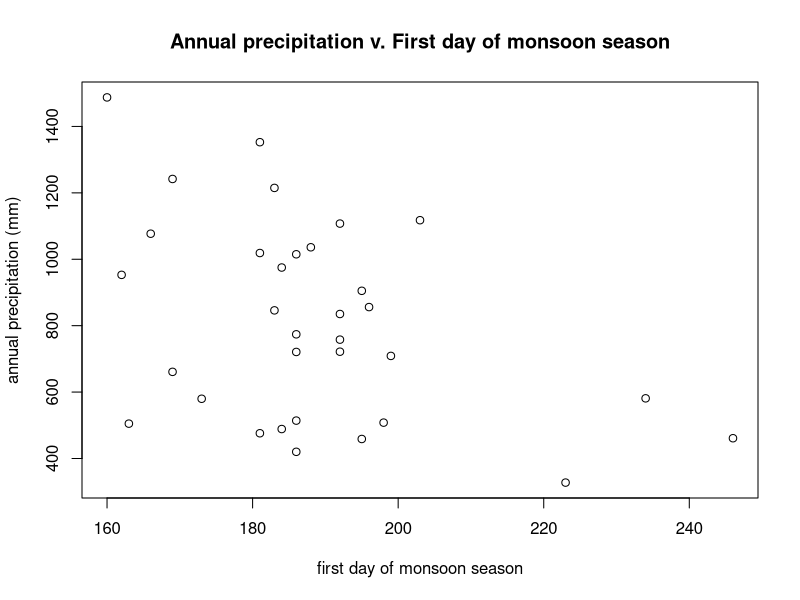
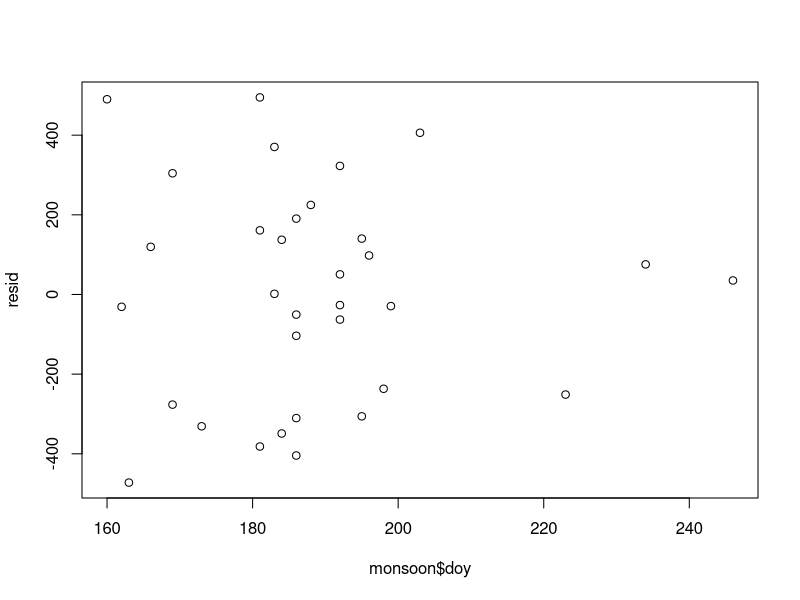
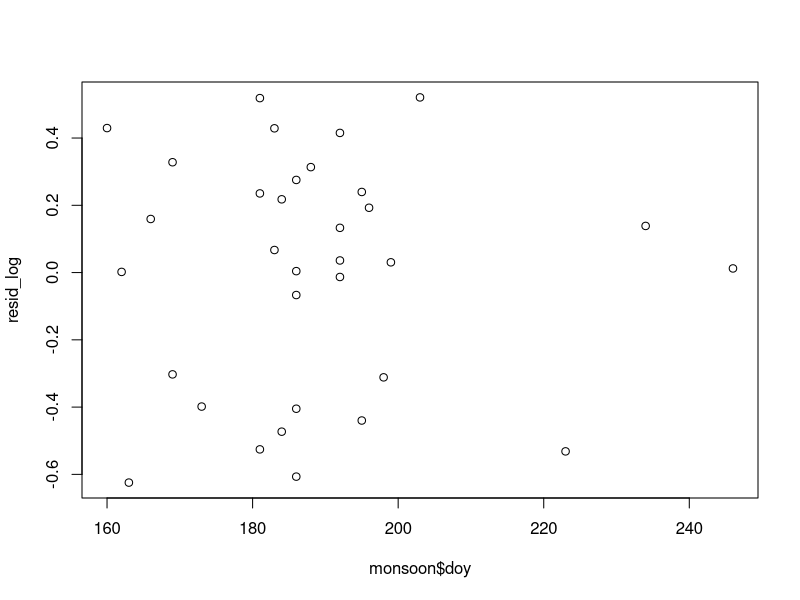
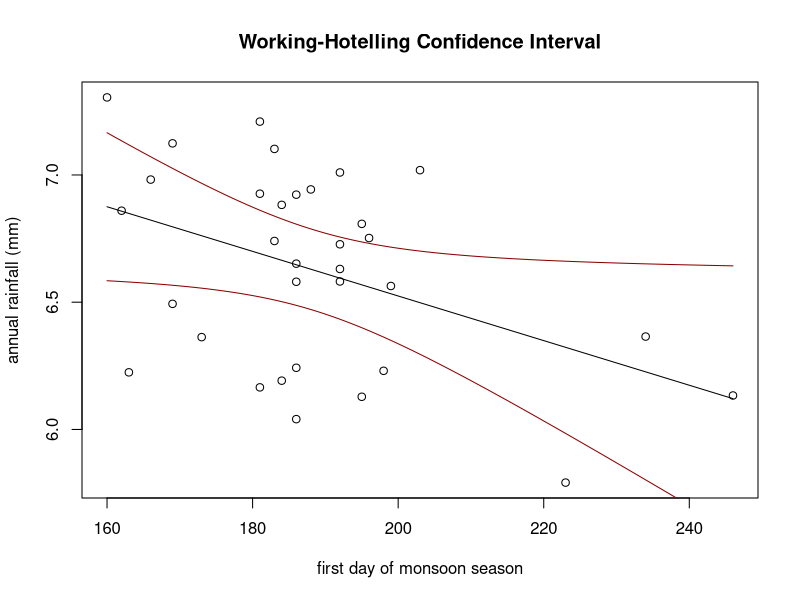

Here is the R script that generated these plots, in order:
## ---- chunk 1
monsoon <- read.csv("./Datasets/Monsoon.csv")
names(monsoon)
plot(monsoon$doy, monsoon$annual_total, 
     xlab = "first day of monsoon season", 
     ylab = "annual precipitation (mm)",
     main = "Annual precipitation v. First day of monsoon season")
## ---- chunk 2
fit_monsoon <- lm(annual_total ~ doy, data = monsoon)
resid <- fit_monsoon$residuals
plot(monsoon$doy, resid)
## ---- chunk 3
fit_logmonsoon <- lm(log(annual_total) ~ doy, data = monsoon)
resid_log <- fit_logmonsoon$residuals
plot(monsoon$doy, resid_log)
## ---- chunk 4
confint(fit_logmonsoon, level = 0.95)
## ---- chunk 5
anova(fit_logmonsoon)
## ---- chunk 6
alpha = .05
confint(fit_logmonsoon, level = 1-alpha/2)
## ---- chunk 7
## Working-Hotelling Band function
pred_WH <- function(object, newdata, level = 0.95){
  fit <- predict(object, newdata) ## Yhat
  MSE <- summary(object)$sigma^2
  n <- nrow(object$model) ## extract df from model object
  W <- sqrt(2 * qf(level, 2, n - 2))
  X_obs <- object$model[, attr(object$terms, "term.labels")] ## extract X
  X <- newdata[, attr(object$terms, "term.labels")]
  ME <- W * sqrt(MSE * (1 / n + (X - mean(X_obs))^2 / 
                          sum((X_obs - mean(X_obs))^2)))
  upr <- fit + ME
  lwr <- fit - ME
  return(cbind(fit, lwr, upr))
}

x <- seq(min(monsoon$doy), max(monsoon$doy), by = .5)
fitted <- pred_WH(fit_logmonsoon, newdata = data.frame(doy = x), level = .95)
plot(monsoon$doy, log(monsoon$annual_total), xlab = "first day of monsoon season",
     ylab = "annual rainfall (mm)", main = "Working-Hotelling Confidence Interval")
lines(x, fitted[,1])
lines(x, fitted[,2], col = 'darkred')
lines(x, fitted[,3], col = 'darkred')
